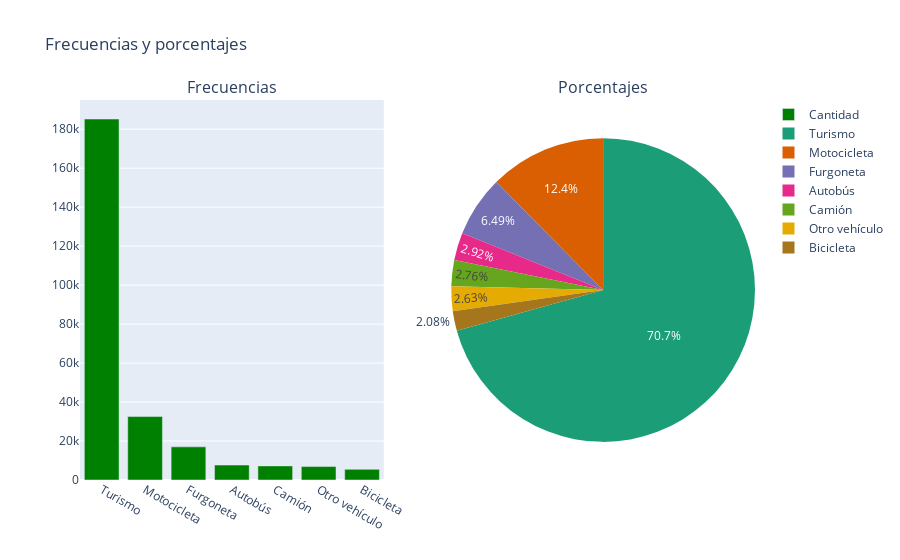

The notebook cell saved with this chart:
### Markdown cell above
Mostramos las nuevas categorías.

Para mostrar las frecuencias y los porcentajes, optamos por un diagrama de barras para las frecuencias y un gráfico circular para los porcentajes. Para ello, utilizamos plotly, concretamente la librería de graph_objects (go) y la librería de subplots para juntar las dos gráficas en una visualización.

Al tener dos gráficas distintas, hay que indicar en las especificaciones que una es de tipo barras y otra de tipo circular, y añadimos los títulos.

Posteriormente, creamos cada gráfica con go. Como no se pueden pasar a los gráficos series ni dataframes, usamos los métodos `.index` y `.values` para obtener los valores que deseamos.

Una vez configuradas las gráficas, las visualizamos.

### Code cell
print(f"Nuevas categorías: {df["tipo_vehiculo"].unique()}")

from plotly.subplots import make_subplots
import plotly.graph_objects as go
from plotly.express import colors

fig = make_subplots(rows=1, cols=2, subplot_titles=("Frecuencias", "Porcentajes"),
                    specs=[[{"type": "bar"}, {"type": "pie"}]]) # Creación de los subplots.

frecuencias = go.Bar(
    x=df["tipo_vehiculo"].value_counts().index,
    y=df["tipo_vehiculo"].value_counts().values,
    name="Cantidad",
    marker=dict(color="green")
) # Diagrama de barras.

fig.add_trace(frecuencias, row=1, col=1)

porcentajes = go.Pie(
    labels=df["tipo_vehiculo"].value_counts().index,
    values=(df["tipo_vehiculo"].value_counts().values / df["tipo_vehiculo"].value_counts().values.sum() * 100),
    name="Porcentaje",
    marker=dict(colors=colors.qualitative.Dark2)
) # Gráfico circular.

fig.add_trace(porcentajes, row=1, col=2)

fig.update_layout(
    title="Frecuencias y porcentajes"
)

fig.show() # Visualización de los gráficos.

### Figure 1 — Plotly figure (JSON) as saved in the notebook; plotly's stock layout.template omitted (floating-point values rounded to 4 significant figures)
{"data": [{"marker": {"color": "green"}, "name": "Cantidad", "type": "bar", "x": ["Turismo", "Motocicleta", "Furgoneta", "Autobús", "Camión", "Otro vehículo", "Bicicleta"], "xaxis": "x", "y": [185250, 32549, 17012, 7665, 7237, 6900, 5462], "yaxis": "y"}, {"domain": {"x": [0.55, 1], "y": [0, 1]}, "labels": ["Turismo", "Motocicleta", "Furgoneta", "Autobús", "Camión", "Otro vehículo", "Bicicleta"], "marker": {"colors": ["rgb(27,158,119)", "rgb(217,95,2)", "rgb(117,112,179)", "rgb(231,41,138)", "rgb(102,166,30)", "rgb(230,171,2)", "rgb(166,118,29)", "rgb(102,102,102)"]}, "name": "Porcentaje", "type": "pie", "values": [70.69, 12.42, 6.491, 2.925, 2.761, 2.633, 2.084]}], "layout": {"annotations": [{"font": {"size": 16}, "showarrow": false, "text": "Frecuencias", "x": 0.225, "xanchor": "center", "xref": "paper", "y": 1, "yanchor": "bottom", "yref": "paper"}, {"font": {"size": 16}, "showarrow": false, "text": "Porcentajes", "x": 0.775, "xanchor": "center", "xref": "paper", "y": 1, "yanchor": "bottom", "yref": "paper"}], "title": {"text": "Frecuencias y porcentajes"}, "xaxis": {"anchor": "y", "domain": [0, 0.45]}, "yaxis": {"anchor": "x", "domain": [0, 1]}}}
